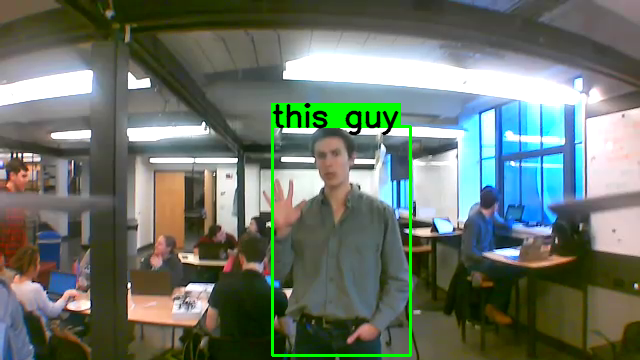
#> input picture src/bbimage0.png, 640 x 360 px
$ python detect.py --images ..
#> lines starting #> are read from the running program, lines starting #| are printed output that depends on the picture; after the words box and inside, x2 and y2 are one past the last pixel; in counts of white or black regions, pixels touching at a corner belong together
# import the necessary packages
from __future__ import print_function
from imutils.object_detection import non_max_suppression
from imutils import paths
from imutils import contours
import numpy as np
import argparse
import imutils
import cv2
import os

#files = os.listdir()
#files = [f if f.split(".")[-1] == "jpg" for f in files]
#print(files)

# construct the argument parse and parse the arguments
ap = argparse.ArgumentParser()
ap.add_argument("-i", "--images", required=True, help="path to images directory")
args = vars(ap.parse_args())

# initialize the HOG descriptor/person detector
hog = cv2.HOGDescriptor()
hog.setSVMDetector(cv2.HOGDescriptor_getDefaultPeopleDetector())

# loop over the image paths
imgnum = 0
for imagePath in paths.list_images(args["images"]):
    # load the image and resize it to (1) reduce detection time
    # and (2) improve detection accuracy
    image = cv2.imread(imagePath)
#> image is the input picture: shape (360, 640, 3); mean B, G, R 106.4, 117.4, 107.2
    image = imutils.resize(image, width=min(400, image.shape[1]))
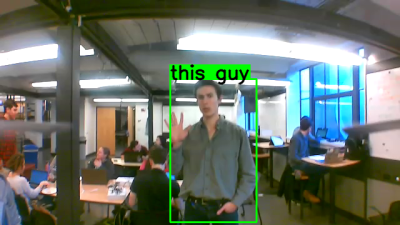
#> image: shape (225, 400, 3); mean B, G, R 106.4, 117.4, 107.2
    orig = image.copy()
    gray = cv2.cvtColor(image, cv2.COLOR_BGR2GRAY) #Converts image to grayscale
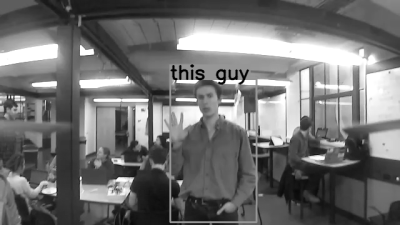
#> gray: shape (225, 400); min 0, max 255, mean 113.1
    # print("Image Shape:  " + str(gray.shape))


    # detect people in the image
    (rects, weights) = hog.detectMultiScale(gray, winStride=(4, 4), padding=(8, 8), scale=1.05)
#> rects = (); weights = ()

    # draw the original bounding boxes
    for (x, y, w, h) in rects:
        cv2.rectangle(gray, (x, y), (x + w, y + h), (0, 0, 255), 2)
#> this loop made 0 passes

    # apply non-maxima suppression to the bounding boxes using a
    # fairly large overlap threshold to try to maintain overlapping
    # boxes that are still people
    rects = np.array([[x, y, x + w, y + h] for (x, y, w, h) in rects])
#> rects = empty array
    # print(rects)
    pick = non_max_suppression(rects, probs=None, overlapThresh=0.65)
#> pick = []
    print(pick)

    centX = 0
    # draw the final bounding boxes
    for (xA, yA, xB, yB) in pick:
        centX = abs(xA+xB)//2 #calculates centroid of final bounding boxes
        centY = abs(yA+yB)//2

        width = abs(xB-xA) #Calculates height and width of final bounding boxes
        height = abs(yB-yA)

        cv2.rectangle(gray, (xA, yA), (xB, yB), (0, 255, 0), 2)
        # cv2.rectangle(gray, (width, height), (width+10, height+10), (0, 255, 0), 2)
        # cv2.rectangle(gray, (centX, centY), (centX+10, centY-10), (0, 255, 0), 2) #Draws rectangle near centroid


    # show some information on the number of bounding boxes
    filename = imagePath[imagePath.rfind("/") + 1:]
    print("[INFO] {}: {} original boxes, {} after suppression".format(filename, len(rects), len(pick)))
#| [INFO] bbimage0.png: 0 original boxes, 0 after suppression

    # show the output images
    # cv2.imshow("Gray image",gray)
    # cv2.waitKey(0)

    #write the output images
    cv2.imwrite("Test_Detected" + str(imgnum) + ".png",gray) #saves image to working directory
    imgnum += 1
#> pass 2 of the loop `for imagePath in paths.list_images(args["images"]):`:
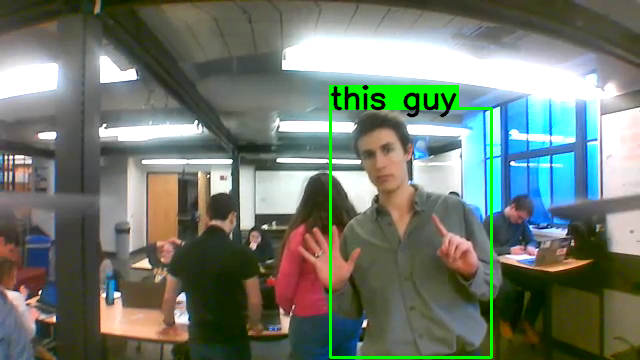
#> input picture src/bbimage1.png, 640 x 360 px
#> image is the input picture: shape (360, 640, 3); mean B, G, R 111.7, 123.1, 113.5
#> image: shape (225, 400, 3)
#> `gray = cv2.cvtColor(image, cv2.COLOR_BGR2GRAY)`:
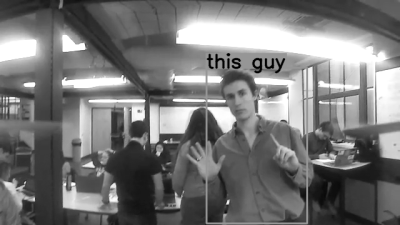
#> gray: shape (225, 400); min 0, max 255, mean 118.9
#> `(rects, weights) = hog.detectMultiScale(gray, winStride=(4, 4), paddin..`: rects = [[209, 41, 65, 130]]; weights = [0.205]
#> the loop `for (x, y, w, h) in rects:` made 1 pass
#> after the loop `for (x, y, w, h) in rects:`:
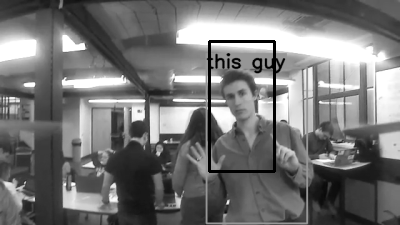
#> gray: shape (225, 400); 1.28% of pixels changed, all inside (x1, y1, x2, y2) = (208, 40, 276, 173)
#> `rects = np.array([[x, y, x + w, y + h] for (x, y, w, h) in rects])`: rects = [[209, 41, 274, 171]]
#| [[209  41 274 171]]
#> the loop `for (xA, yA, xB, yB) in pick:` made 1 pass
#> (xA, yA, xB, yB, centX, centY, width, height) on pass 1: (209, 41, 274, 171, 241, 106, 65, 130)
#| [INFO] bbimage1.png: 1 original boxes, 1 after suppression


    # [13 lines of commented-out code are left out]
